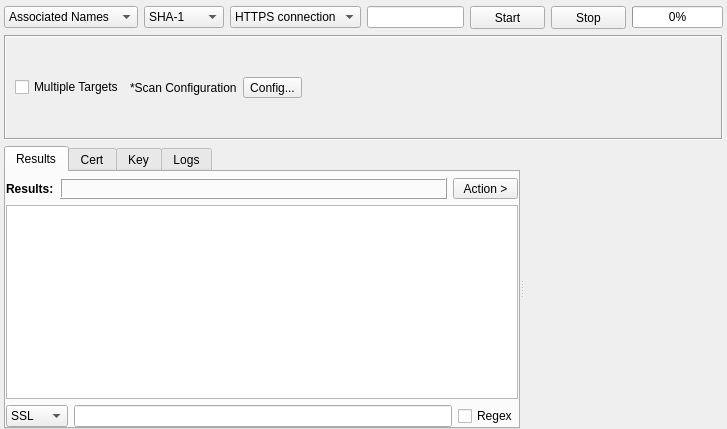
<?xml version="1.0" encoding="UTF-8"?>
<ui version="4.0">
 <class>SSLTool</class>
 <widget class="QWidget" name="SSLTool">
  <property name="geometry">
   <rect>
    <x>0</x>
    <y>0</y>
    <width>727</width>
    <height>429</height>
   </rect>
  </property>
  <property name="windowTitle">
   <string>Form</string>
  </property>
  <layout class="QVBoxLayout" name="verticalLayout_2">
   <property name="leftMargin">
    <number>4</number>
   </property>
   <property name="topMargin">
    <number>6</number>
   </property>
   <property name="rightMargin">
    <number>4</number>
   </property>
   <property name="bottomMargin">
    <number>0</number>
   </property>
   <item>
    <layout class="QHBoxLayout" name="horizontalLayout">
     <item>
      <widget class="QComboBox" name="comboBoxOutput">
       <property name="sizePolicy">
        <sizepolicy hsizetype="Fixed" vsizetype="Fixed">
         <horstretch>0</horstretch>
         <verstretch>0</verstretch>
        </sizepolicy>
       </property>
       <property name="minimumSize">
        <size>
         <width>0</width>
         <height>0</height>
        </size>
       </property>
       <property name="focusPolicy">
        <enum>Qt::NoFocus</enum>
       </property>
       <property name="styleSheet">
        <string notr="true"/>
       </property>
       <item>
        <property name="text">
         <string>Associated Names</string>
        </property>
       </item>
       <item>
        <property name="text">
         <string>Certificate Hash</string>
        </property>
       </item>
       <item>
        <property name="text">
         <string>SSL CERTIFICATE</string>
        </property>
       </item>
      </widget>
     </item>
     <item>
      <widget class="QComboBox" name="comboBoxOption">
       <property name="minimumSize">
        <size>
         <width>0</width>
         <height>0</height>
        </size>
       </property>
       <item>
        <property name="text">
         <string>SHA-1</string>
        </property>
       </item>
       <item>
        <property name="text">
         <string>SHA-256</string>
        </property>
       </item>
      </widget>
     </item>
     <item>
      <widget class="QComboBox" name="comboBoxProtocal">
       <property name="minimumSize">
        <size>
         <width>0</width>
         <height>0</height>
        </size>
       </property>
       <item>
        <property name="text">
         <string>HTTPS connection</string>
        </property>
       </item>
       <item>
        <property name="text">
         <string>FTP connection</string>
        </property>
       </item>
       <item>
        <property name="text">
         <string>FTPs connection</string>
        </property>
       </item>
       <item>
        <property name="text">
         <string>SSH connection</string>
        </property>
       </item>
       <item>
        <property name="text">
         <string>SMTP connection</string>
        </property>
       </item>
       <item>
        <property name="text">
         <string>IMAP connection</string>
        </property>
       </item>
       <item>
        <property name="text">
         <string>POP connection</string>
        </property>
       </item>
      </widget>
     </item>
     <item>
      <widget class="QLineEdit" name="lineEditTarget"/>
     </item>
     <item>
      <widget class="QPushButton" name="buttonStart">
       <property name="sizePolicy">
        <sizepolicy hsizetype="Fixed" vsizetype="Fixed">
         <horstretch>0</horstretch>
         <verstretch>0</verstretch>
        </sizepolicy>
       </property>
       <property name="minimumSize">
        <size>
         <width>75</width>
         <height>23</height>
        </size>
       </property>
       <property name="styleSheet">
        <string notr="true"/>
       </property>
       <property name="text">
        <string>Start</string>
       </property>
      </widget>
     </item>
     <item>
      <widget class="QPushButton" name="buttonStop">
       <property name="sizePolicy">
        <sizepolicy hsizetype="Fixed" vsizetype="Fixed">
         <horstretch>0</horstretch>
         <verstretch>0</verstretch>
        </sizepolicy>
       </property>
       <property name="minimumSize">
        <size>
         <width>75</width>
         <height>23</height>
        </size>
       </property>
       <property name="styleSheet">
        <string notr="true"/>
       </property>
       <property name="text">
        <string>Stop</string>
       </property>
      </widget>
     </item>
     <item>
      <widget class="QProgressBar" name="progressBar">
       <property name="minimumSize">
        <size>
         <width>0</width>
         <height>0</height>
        </size>
       </property>
       <property name="maximumSize">
        <size>
         <width>16777215</width>
         <height>16777215</height>
        </size>
       </property>
       <property name="styleSheet">
        <string notr="true"/>
       </property>
       <property name="value">
        <number>0</number>
       </property>
      </widget>
     </item>
    </layout>
   </item>
   <item>
    <widget class="QFrame" name="frame">
     <property name="frameShape">
      <enum>QFrame::Box</enum>
     </property>
     <property name="frameShadow">
      <enum>QFrame::Sunken</enum>
     </property>
     <layout class="QHBoxLayout" name="horizontalLayout_2">
      <property name="leftMargin">
       <number>9</number>
      </property>
      <property name="topMargin">
       <number>6</number>
      </property>
      <property name="rightMargin">
       <number>9</number>
      </property>
      <property name="bottomMargin">
       <number>6</number>
      </property>
      <item>
       <widget class="QCheckBox" name="checkBoxMultipleTargets">
        <property name="text">
         <string>Multiple Targets</string>
        </property>
       </widget>
      </item>
      <item>
       <widget class="QLabel" name="label">
        <property name="text">
         <string>*Scan Configuration</string>
        </property>
       </widget>
      </item>
      <item>
       <widget class="QToolButton" name="buttonConfig">
        <property name="minimumSize">
         <size>
          <width>0</width>
          <height>0</height>
         </size>
        </property>
        <property name="maximumSize">
         <size>
          <width>16777215</width>
          <height>16777215</height>
         </size>
        </property>
        <property name="styleSheet">
         <string notr="true"/>
        </property>
        <property name="text">
         <string>Config...</string>
        </property>
       </widget>
      </item>
      <item>
       <spacer name="horizontalSpacer_6">
        <property name="orientation">
         <enum>Qt::Horizontal</enum>
        </property>
        <property name="sizeHint" stdset="0">
         <size>
          <width>397</width>
          <height>20</height>
         </size>
        </property>
       </spacer>
      </item>
     </layout>
    </widget>
   </item>
   <item>
    <widget class="QSplitter" name="splitter">
     <property name="orientation">
      <enum>Qt::Horizontal</enum>
     </property>
     <widget class="QWidget" name="layoutWidget">
      <layout class="QHBoxLayout" name="horizontalLayout_4">
       <item>
        <widget class="QTabWidget" name="tabWidgetResults">
         <property name="styleSheet">
          <string notr="true"/>
         </property>
         <property name="tabPosition">
          <enum>QTabWidget::North</enum>
         </property>
         <property name="currentIndex">
          <number>0</number>
         </property>
         <widget class="QWidget" name="tabResults">
          <attribute name="title">
           <string>Results</string>
          </attribute>
          <layout class="QVBoxLayout" name="verticalLayout">
           <property name="leftMargin">
            <number>0</number>
           </property>
           <property name="topMargin">
            <number>6</number>
           </property>
           <property name="rightMargin">
            <number>0</number>
           </property>
           <property name="bottomMargin">
            <number>0</number>
           </property>
           <item>
            <layout class="QHBoxLayout" name="horizontalLayout_18">
             <item>
              <widget class="QLabel" name="labelInfo">
               <property name="sizePolicy">
                <sizepolicy hsizetype="Maximum" vsizetype="Preferred">
                 <horstretch>0</horstretch>
                 <verstretch>0</verstretch>
                </sizepolicy>
               </property>
               <property name="font">
                <font>
                 <weight>75</weight>
                 <bold>true</bold>
                </font>
               </property>
               <property name="text">
                <string>Results:</string>
               </property>
              </widget>
             </item>
             <item>
              <widget class="QLabel" name="labelResultsCount">
               <property name="sizePolicy">
                <sizepolicy hsizetype="Preferred" vsizetype="Preferred">
                 <horstretch>0</horstretch>
                 <verstretch>0</verstretch>
                </sizepolicy>
               </property>
               <property name="minimumSize">
                <size>
                 <width>0</width>
                 <height>0</height>
                </size>
               </property>
               <property name="maximumSize">
                <size>
                 <width>16777215</width>
                 <height>16777215</height>
                </size>
               </property>
               <property name="font">
                <font>
                 <weight>75</weight>
                 <bold>true</bold>
                </font>
               </property>
               <property name="styleSheet">
                <string notr="true"/>
               </property>
               <property name="frameShape">
                <enum>QFrame::Box</enum>
               </property>
               <property name="frameShadow">
                <enum>QFrame::Raised</enum>
               </property>
               <property name="text">
                <string/>
               </property>
              </widget>
             </item>
             <item>
              <widget class="QToolButton" name="buttonAction">
               <property name="sizePolicy">
                <sizepolicy hsizetype="Fixed" vsizetype="Fixed">
                 <horstretch>0</horstretch>
                 <verstretch>0</verstretch>
                </sizepolicy>
               </property>
               <property name="minimumSize">
                <size>
                 <width>65</width>
                 <height>20</height>
                </size>
               </property>
               <property name="font">
                <font>
                 <weight>50</weight>
                 <bold>false</bold>
                </font>
               </property>
               <property name="styleSheet">
                <string notr="true"/>
               </property>
               <property name="text">
                <string>Action &gt;</string>
               </property>
              </widget>
             </item>
            </layout>
           </item>
           <item>
            <widget class="QTreeView" name="treeViewResults">
             <property name="font">
              <font>
               <family>MS Shell Dlg 2</family>
               <pointsize>8</pointsize>
              </font>
             </property>
             <property name="focusPolicy">
              <enum>Qt::NoFocus</enum>
             </property>
             <property name="contextMenuPolicy">
              <enum>Qt::CustomContextMenu</enum>
             </property>
             <property name="accessibleDescription">
              <string/>
             </property>
             <property name="styleSheet">
              <string notr="true"/>
             </property>
             <property name="editTriggers">
              <set>QAbstractItemView::NoEditTriggers</set>
             </property>
             <property name="showDropIndicator" stdset="0">
              <bool>false</bool>
             </property>
             <property name="dragDropOverwriteMode">
              <bool>false</bool>
             </property>
             <property name="alternatingRowColors">
              <bool>true</bool>
             </property>
             <property name="selectionMode">
              <enum>QAbstractItemView::ExtendedSelection</enum>
             </property>
             <property name="selectionBehavior">
              <enum>QAbstractItemView::SelectItems</enum>
             </property>
             <property name="verticalScrollMode">
              <enum>QAbstractItemView::ScrollPerPixel</enum>
             </property>
             <property name="horizontalScrollMode">
              <enum>QAbstractItemView::ScrollPerPixel</enum>
             </property>
             <property name="indentation">
              <number>0</number>
             </property>
             <property name="uniformRowHeights">
              <bool>true</bool>
             </property>
             <attribute name="headerVisible">
              <bool>false</bool>
             </attribute>
             <attribute name="headerCascadingSectionResizes">
              <bool>true</bool>
             </attribute>
             <attribute name="headerMinimumSectionSize">
              <number>50</number>
             </attribute>
             <attribute name="headerDefaultSectionSize">
              <number>250</number>
             </attribute>
             <attribute name="headerStretchLastSection">
              <bool>true</bool>
             </attribute>
            </widget>
           </item>
           <item>
            <layout class="QHBoxLayout" name="horizontalLayout_7">
             <item>
              <widget class="QComboBox" name="comboBoxFilter">
               <property name="minimumSize">
                <size>
                 <width>0</width>
                 <height>0</height>
                </size>
               </property>
               <item>
                <property name="text">
                 <string>SSL</string>
                </property>
               </item>
               <item>
                <property name="text">
                 <string>Value</string>
                </property>
               </item>
              </widget>
             </item>
             <item>
              <widget class="QLineEdit" name="lineEditFilter"/>
             </item>
             <item>
              <widget class="QCheckBox" name="checkBoxRegex">
               <property name="text">
                <string>Regex</string>
               </property>
              </widget>
             </item>
            </layout>
           </item>
          </layout>
         </widget>
         <widget class="QWidget" name="tabCert">
          <attribute name="title">
           <string>Cert</string>
          </attribute>
          <layout class="QVBoxLayout" name="verticalLayout_3">
           <property name="leftMargin">
            <number>0</number>
           </property>
           <property name="topMargin">
            <number>2</number>
           </property>
           <property name="rightMargin">
            <number>0</number>
           </property>
           <property name="bottomMargin">
            <number>2</number>
           </property>
           <item>
            <widget class="QPlainTextEdit" name="plainTextEditCert"/>
           </item>
          </layout>
         </widget>
         <widget class="QWidget" name="tabKey">
          <attribute name="title">
           <string>Key</string>
          </attribute>
          <layout class="QVBoxLayout" name="verticalLayout_4">
           <property name="leftMargin">
            <number>0</number>
           </property>
           <property name="topMargin">
            <number>2</number>
           </property>
           <property name="rightMargin">
            <number>0</number>
           </property>
           <property name="bottomMargin">
            <number>2</number>
           </property>
           <item>
            <widget class="QPlainTextEdit" name="plainTextEditKey"/>
           </item>
          </layout>
         </widget>
         <widget class="QWidget" name="tabLogs">
          <attribute name="title">
           <string>Logs</string>
          </attribute>
          <layout class="QVBoxLayout" name="verticalLayout_24">
           <property name="leftMargin">
            <number>0</number>
           </property>
           <property name="topMargin">
            <number>2</number>
           </property>
           <property name="rightMargin">
            <number>0</number>
           </property>
           <property name="bottomMargin">
            <number>0</number>
           </property>
           <item>
            <widget class="QPlainTextEdit" name="plainTextEditLogs">
             <property name="readOnly">
              <bool>true</bool>
             </property>
            </widget>
           </item>
          </layout>
         </widget>
        </widget>
       </item>
      </layout>
     </widget>
     <widget class="QWidget" name="layoutWidget_2">
      <layout class="QHBoxLayout" name="horizontalLayout_6">
       <item>
        <widget class="InputWidget" name="targets" native="true">
         <property name="minimumSize">
          <size>
           <width>100</width>
           <height>150</height>
          </size>
         </property>
        </widget>
       </item>
      </layout>
     </widget>
    </widget>
   </item>
  </layout>
 </widget>
 <customwidgets>
  <customwidget>
   <class>InputWidget</class>
   <extends>QWidget</extends>
   <header>src/widgets/InputWidget.h</header>
   <container>1</container>
  </customwidget>
 </customwidgets>
 <resources/>
 <connections/>
</ui>
